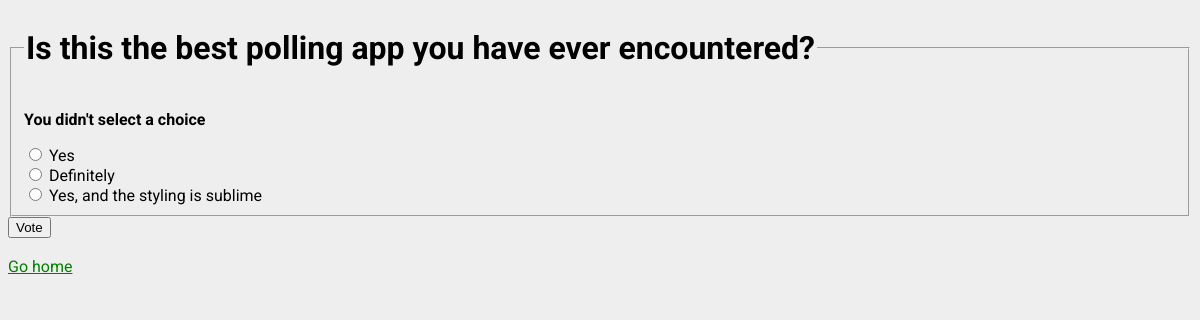
The app's page /12/vote/ with its own data.
### polls/models.py (models this page shows, shortened)
class Question(models.Model):
    question_text = models.CharField(max_length=255)
    pub_date = models.DateTimeField('date published', default=timezone.now)

class Choice(models.Model):
    question = models.ForeignKey(Question, on_delete=models.CASCADE)
    choice_text = models.CharField(max_length=200)
    votes = models.IntegerField(default=0)

### polls/views.py (the view)
# urls.py: path('<int:question_id>/vote/', views.vote, name='vote'),
def vote(request, question_id):
    question = get_object_or_404(Question, pk=question_id)
    try:
        selected_choice = question.choice_set.get(pk=request.POST['choice'])
    except (KeyError, Choice.DoesNotExist):
        return render(request, 'polls/detail.html', {
            'question': question,
            'error_message': "You didn't select a choice"
        })
    else:
        selected_choice.votes += 1
        selected_choice.save()
        return HttpResponseRedirect(reverse('polls:results', args=(question.id,)))

### polls/templates/polls/detail.html (shortened to what this page needs)
<!DOCTYPE html>
<html lang="en">
  <head>
    {% load static %}
    <link
      rel="stylesheet"
      type="text/css"
      href="{% static 'polls/style.css' %}"
    />
  </head>
  <body>
    <form action="{% url 'polls:vote' question.id %}" method="post">
      <fieldset>
        <legend><h1>{{ question.question_text }}</h1></legend>
        {% if error_message %}
        <p><strong>{{ error_message }}</strong></p>
        {% endif %} {% for choice in question.choice_set.all %}
        <input
          type="radio"
          name="choice"
          id="choice{{ forloop.counter }}"
          value="{{ choice.id }}"
        />
        <label for="choice{{ forloop.counter }}">{{ choice.choice_text }}</label
        ><br />
        {% endfor %}
      </fieldset>
      <input type="submit" value="Vote" />
    </form><br>
    <a href="{% url 'polls:pollsindex' %}">Go home</a>
  </body>
</html>

### polls/static/polls/style.css (style rules this page uses)
body { background: white url("images/background.png") repeat; font-family: 'Roboto'; }
a { color: green; }

### records on screen
Question: question_text "Is this the best polling app you have ever encountered?"
Choice: choice_text "Yes"
Choice: choice_text "Definitely"
Choice: choice_text "Yes, and the styling is sublime"

### other values on screen
{{ error_message }} "You didn't select a choice"
